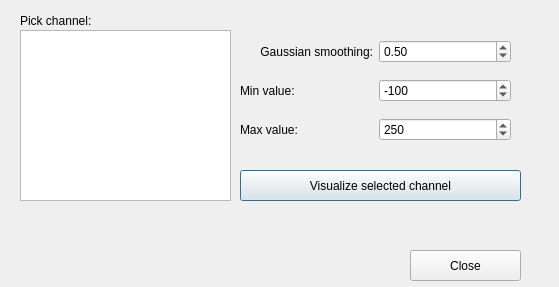
<?xml version="1.0" encoding="UTF-8"?>
<ui version="4.0">
 <class>VisualizeEpochChannelDialog</class>
 <widget class="QDialog" name="VisualizeEpochChannelDialog">
  <property name="geometry">
   <rect>
    <x>0</x>
    <y>0</y>
    <width>559</width>
    <height>287</height>
   </rect>
  </property>
  <property name="windowTitle">
   <string>Meggie - Visualize epoch channels</string>
  </property>
  <widget class="QListWidget" name="listWidgetChannels">
   <property name="geometry">
    <rect>
     <x>20</x>
     <y>30</y>
     <width>211</width>
     <height>171</height>
    </rect>
   </property>
  </widget>
  <widget class="QLabel" name="labelChannels">
   <property name="geometry">
    <rect>
     <x>20</x>
     <y>10</y>
     <width>91</width>
     <height>21</height>
    </rect>
   </property>
   <property name="text">
    <string>Pick channel:</string>
   </property>
  </widget>
  <widget class="QPushButton" name="pushButtonVisualizeChannel">
   <property name="geometry">
    <rect>
     <x>240</x>
     <y>170</y>
     <width>281</width>
     <height>31</height>
    </rect>
   </property>
   <property name="text">
    <string>Visualize selected channel</string>
   </property>
  </widget>
  <widget class="QWidget" name="verticalLayoutWidget">
   <property name="geometry">
    <rect>
     <x>240</x>
     <y>30</y>
     <width>271</width>
     <height>121</height>
    </rect>
   </property>
   <layout class="QVBoxLayout" name="verticalLayout">
    <item>
     <layout class="QHBoxLayout" name="horizontalLayout">
      <property name="leftMargin">
       <number>0</number>
      </property>
      <item>
       <widget class="QLabel" name="labelSigma">
        <property name="text">
         <string>Gaussian smoothing:</string>
        </property>
        <property name="alignment">
         <set>Qt::AlignRight|Qt::AlignTrailing|Qt::AlignVCenter</set>
        </property>
       </widget>
      </item>
      <item>
       <widget class="QDoubleSpinBox" name="doubleSpinBoxSigma">
        <property name="singleStep">
         <double>0.050000000000000</double>
        </property>
        <property name="value">
         <double>0.500000000000000</double>
        </property>
       </widget>
      </item>
     </layout>
    </item>
    <item>
     <layout class="QHBoxLayout" name="horizontalLayout_2">
      <property name="leftMargin">
       <number>0</number>
      </property>
      <item>
       <widget class="QLabel" name="labelVmin">
        <property name="text">
         <string>Min value:</string>
        </property>
        <property name="alignment">
         <set>Qt::AlignLeading|Qt::AlignLeft|Qt::AlignVCenter</set>
        </property>
       </widget>
      </item>
      <item>
       <widget class="QSpinBox" name="spinBoxVmin">
        <property name="minimum">
         <number>-100000</number>
        </property>
        <property name="maximum">
         <number>100000</number>
        </property>
        <property name="singleStep">
         <number>10</number>
        </property>
        <property name="value">
         <number>-100</number>
        </property>
       </widget>
      </item>
     </layout>
    </item>
    <item>
     <layout class="QHBoxLayout" name="horizontalLayout_3">
      <property name="leftMargin">
       <number>0</number>
      </property>
      <item>
       <widget class="QLabel" name="labelVmax">
        <property name="text">
         <string>Max value:</string>
        </property>
        <property name="alignment">
         <set>Qt::AlignLeading|Qt::AlignLeft|Qt::AlignVCenter</set>
        </property>
       </widget>
      </item>
      <item>
       <widget class="QSpinBox" name="spinBoxVmax">
        <property name="minimum">
         <number>-100000</number>
        </property>
        <property name="maximum">
         <number>100000</number>
        </property>
        <property name="singleStep">
         <number>10</number>
        </property>
        <property name="value">
         <number>250</number>
        </property>
       </widget>
      </item>
     </layout>
    </item>
   </layout>
  </widget>
  <widget class="QPushButton" name="pushButtonClose">
   <property name="geometry">
    <rect>
     <x>410</x>
     <y>250</y>
     <width>111</width>
     <height>31</height>
    </rect>
   </property>
   <property name="text">
    <string>Close</string>
   </property>
  </widget>
 </widget>
 <resources/>
 <connections>
  <connection>
   <sender>pushButtonClose</sender>
   <signal>clicked()</signal>
   <receiver>VisualizeEpochChannelDialog</receiver>
   <slot>reject()</slot>
   <hints>
    <hint type="sourcelabel">
     <x>462</x>
     <y>264</y>
    </hint>
    <hint type="destinationlabel">
     <x>304</x>
     <y>253</y>
    </hint>
   </hints>
  </connection>
 </connections>
</ui>
